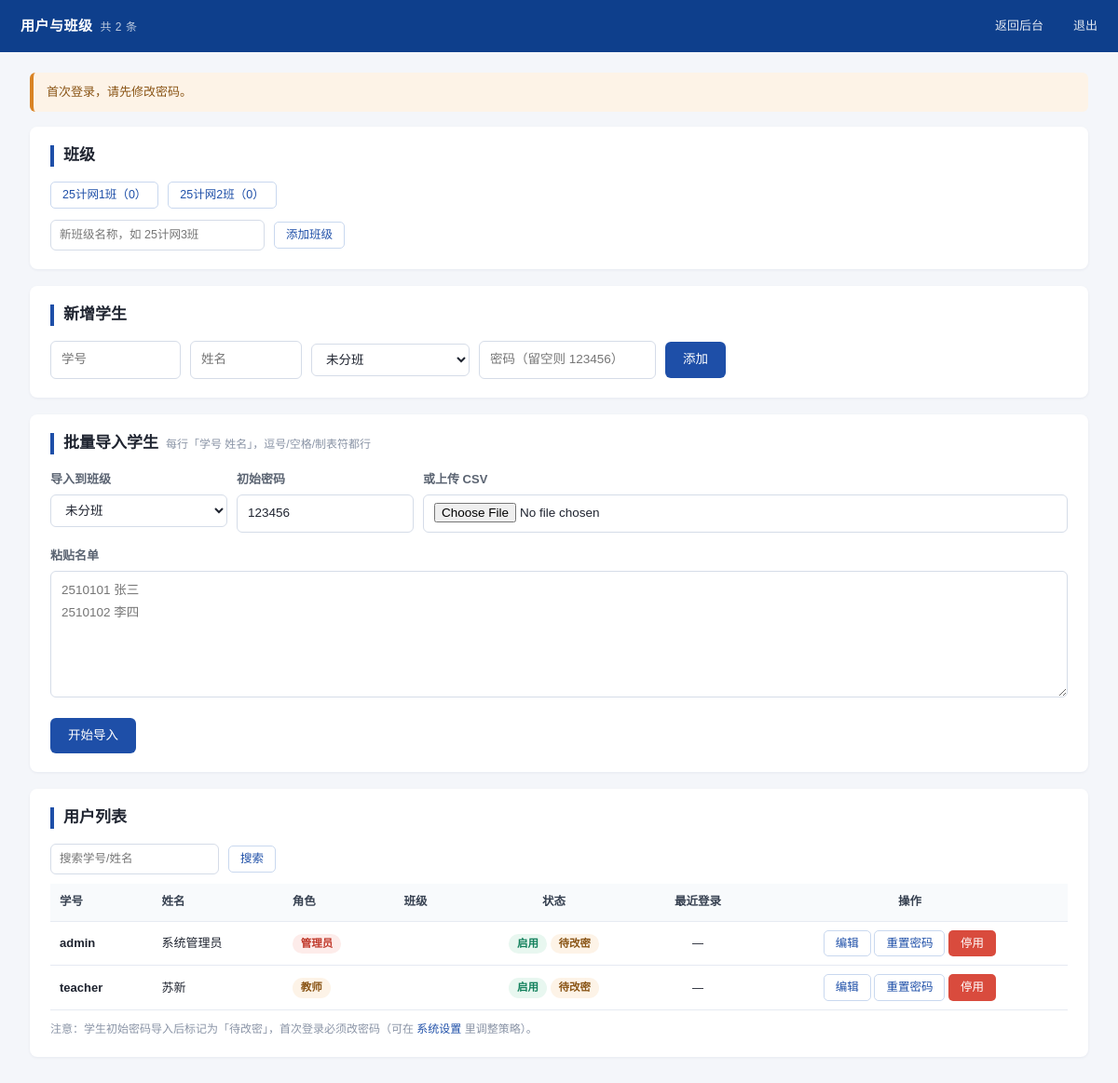
The page /admin/users.php (signed in) on the database its author committed.
### tables this page shows
CREATE TABLE IF NOT EXISTS `classes` (
  `id`         INT UNSIGNED NOT NULL AUTO_INCREMENT,
  `name`       VARCHAR(50)  NOT NULL COMMENT '班级名称，如 25计网1班',
  `remark`     VARCHAR(200) DEFAULT NULL,
  `created_at` DATETIME     NOT NULL,
  PRIMARY KEY (`id`),
  UNIQUE KEY `uk_class_name` (`name`)
);

CREATE TABLE IF NOT EXISTS `users` (
  `id`             INT UNSIGNED NOT NULL AUTO_INCREMENT,
  `username`       VARCHAR(50)  NOT NULL COMMENT '登录名，学生用学号',
  `name`           VARCHAR(50)  NOT NULL COMMENT '真实姓名',
  `password`       VARCHAR(255) NOT NULL COMMENT 'password_hash() 结果',
  `role`           ENUM('admin','teacher','student') NOT NULL DEFAULT 'student',
  `class_id`       INT UNSIGNED DEFAULT NULL,
  `status`         TINYINT      NOT NULL DEFAULT 1 COMMENT '1启用 0停用',
  `must_change_pwd` TINYINT     NOT NULL DEFAULT 0,
  `active_session` VARCHAR(64)  DEFAULT NULL COMMENT '当前有效会话令牌，用于单点登录',
  `last_login_at`  DATETIME     DEFAULT NULL,
  `last_login_ip`  VARCHAR(45)  DEFAULT NULL,
  `created_at`     DATETIME     NOT NULL,
  PRIMARY KEY (`id`),
  UNIQUE KEY `uk_username` (`username`),
  KEY `idx_class` (`class_id`),
  KEY `idx_role` (`role`)
);

### lib/helpers.php (called while the page is built, shortened)
<?php
function h($s)
{
    return htmlspecialchars((string)$s, ENT_QUOTES, 'UTF-8');
}
function fmt_dt($dt, $fmt = 'Y-m-d H:i')
{
    if (empty($dt) || $dt === '0000-00-00 00:00:00') {
        return '—';
    }
    $ts = strtotime($dt);
    return $ts ? date($fmt, $ts) : '—';
}
function base_url($path = '')
{
    static $base = null;
    if ($base === null) {
        global $CONFIG;
        if (!empty($CONFIG['site']['base_url'])) {
            $base = rtrim($CONFIG['site']['base_url'], '/');
        } else {
            $script = str_replace('\\', '/', dirname($_SERVER['SCRIPT_NAME']));
            $script = preg_replace('#/(student|teacher|admin|api)$#', '', $script);
            $base = rtrim($script, '/');
        }
    }
    $path = ltrim($path, '/');
    return $path === '' ? $base : $base . '/' . $path;
}
function get($k, $default = '')
{
    return isset($_GET[$k]) ? (is_array($_GET[$k]) ? $_GET[$k] : trim((string)$_GET[$k])) : $default;
}
function take_flash()
{
    $f = $_SESSION['flash'];
    return $f;
}

### lib/db.php (called while the page is built, shortened)
<?php
function db()
{
    static $pdo = null;
    if ($pdo !== null) {
        return $pdo;
    }
    global $CONFIG;
    $c = $CONFIG['db'];
    $dsn = 'mysql:host=' . $c['host'] . ';port=' . $c['port'] . ';dbname=' . $c['name'] . ';charset=' . $c['charset'];
    try {
        $pdo = new PDO($dsn, $c['user'], $c['pass'], array(
            PDO::ATTR_ERRMODE            => PDO::ERRMODE_EXCEPTION,
            PDO::ATTR_DEFAULT_FETCH_MODE => PDO::FETCH_ASSOC,
            PDO::ATTR_EMULATE_PREPARES   => false,
        ));
    } catch (PDOException $e) {
        http_response_code(500);
        $msg = '数据库连接失败：' . $e->getMessage();
        if (!empty($CONFIG['debug'])) {
            $msg .= '<br>请检查 config/config.php 中的 db 配置，并确认已导入 sql/install.sql。';
        }
        exit('<div style="font:14px/1.8 Microsoft YaHei;padding:40px">' . $msg . '</div>');
    }
    return $pdo;
}
function db_all($sql, $params = array())
{
    $st = db()->prepare($sql);
    $st->execute($params);
    return $st->fetchAll();
}

### admin/users.php (the view, shortened to what this page needs)
<?php
$classId = (int)get('class_id');
$kw = get('kw');
$classes = db_all('SELECT c.*, (SELECT COUNT(*) FROM users u WHERE u.class_id=c.id AND u.role="student") AS cnt
                     FROM classes c ORDER BY c.id');
$sql = 'SELECT u.*, c.name AS class_name FROM users u LEFT JOIN classes c ON c.id = u.class_id WHERE 1=1';
$params = array();
$sql .= " ORDER BY FIELD(u.role,'admin','teacher','student'), u.class_id, u.username";
$list = db_all($sql, $params);
$editId = (int)get('edit');
$editUser = $editId ? db_one('SELECT * FROM users WHERE id = ?', array($editId)) : null;
?>
<!DOCTYPE html>
<html lang="zh-CN">
<head>
<link rel="stylesheet" href="<?php echo h(base_url('assets/css/app.css')); ?>">
</head>
<body>
<div class="topbar">
  <div class="brand">用户与班级<small>共 <?php echo count($list); ?> 条</small></div>
  <a href="index.php">返回后台</a>
  <a href="<?php echo h(base_url('logout.php')); ?>">退出</a>
</div>
<div class="wrap">
  <?php $f = take_flash(); if ($f): ?>
    <div class="alert <?php echo h($f['type']); ?>"><?php echo h($f['msg']); ?></div>
  <?php endif; ?>
  <div class="card">
    <h2>班级</h2>
    <div class="flex gap10 aic" style="flex-wrap:wrap;margin-bottom:12px">
      <?php foreach ($classes as $c): ?>
        <a class="btn sm <?php echo $classId === (int)$c['id'] ? '' : 'ghost'; ?>"
           href="users.php?class_id=<?php echo (int)$c['id']; ?>">
          <?php echo h($c['name']); ?>（<?php echo (int)$c['cnt']; ?>）
        </a>
      <?php endforeach; ?>
    </div>
    <form method="post" class="inline">
      <input class="input sm" name="class_name" placeholder="新班级名称，如 25计网3班" style="width:230px">
      <button class="btn sm ghost" type="submit">添加班级</button>
    </form>
  </div>
  <div class="card">
    <h2><?php echo $editUser ? '编辑用户 ' . h($editUser['username']) : '新增学生'; ?></h2>
    <form method="post" class="flex gap10 aic" style="flex-wrap:wrap">
      <input class="input" name="username" placeholder="学号" style="width:140px" required
             value="<?php echo h($editUser ? $editUser['username'] : ''); ?>">
      <input class="input" name="name" placeholder="姓名" style="width:120px" required
             value="<?php echo h($editUser ? $editUser['name'] : ''); ?>">
      <select class="input" name="class_id" style="width:170px">
        <option value="0">未分班</option>
      </select>
      <input class="input" name="password" placeholder="密码（留空则 123456）" style="width:190px">
      <button class="btn" type="submit"><?php echo $editUser ? '保存修改' : '添加'; ?></button>
    </form>
  </div>
  <div class="card">
    <h2>批量导入学生<span class="sub">每行「学号 姓名」，逗号/空格/制表符都行</span></h2>
    <form method="post" enctype="multipart/form-data">
      <div class="flex gap10" style="flex-wrap:wrap">
        <div class="form-row" style="width:190px">
          <label class="lbl">导入到班级</label>
          <select class="input" name="class_id">
            <option value="0">未分班</option>
          </select>
        </div>
        <div class="form-row" style="width:190px">
          <label class="lbl">初始密码</label>
          <input class="input" name="def_pwd" value="123456">
        </div>
        <div class="form-row flex1" style="min-width:240px">
          <label class="lbl">或上传 CSV</label>
          <input class="input" type="file" name="csv" accept=".csv,.txt">
        </div>
      </div>
      <div class="form-row">
        <label class="lbl">粘贴名单</label>
        <textarea class="input" name="bulk" rows="5" placeholder="2510101 张三&#10;2510102 李四"></textarea>
      </div>
      <button class="btn" type="submit">开始导入</button>
    </form>
  </div>
  <div class="card">
    <h2>用户列表</h2>
    <form class="inline mb10" method="get">
      <input class="input sm" name="kw" value="<?php echo h($kw); ?>" placeholder="搜索学号/姓名">
      <button class="btn sm ghost" type="submit">搜索</button>
    </form>
    <div class="table-wrap">
    <table class="table">
      <thead>
        <tr>
          <th>学号</th><th>姓名</th><th>角色</th><th>班级</th>
          <th class="center">状态</th><th class="center">最近登录</th><th class="center">操作</th>
        </tr>
      </thead>
      <tbody>
      <?php foreach ($list as $s):
          $roleMap = array('admin' => array('管理员', 'red'), 'teacher' => array('教师', 'orange'), 'student' => array('学生', 'blue'));
          $rl = $roleMap[$s['role']];
      ?>
        <tr>
          <td><strong><?php echo h($s['username']); ?></strong></td>
          <td><?php echo h($s['name']); ?></td>
          <td><span class="badge <?php echo $rl[1]; ?>"><?php echo $rl[0]; ?></span></td>
          <td class="small muted"><?php echo h($s['class_name']); ?></td>
          <td class="center">
            <?php echo (int)$s['status'] === 1 ? '<span class="badge green">启用</span>' : '<span class="badge gray">停用</span>'; ?>
            <?php if ((int)$s['must_change_pwd'] === 1): ?><span class="badge orange">待改密</span><?php endif; ?>
          </td>
          <td class="center small"><?php echo h(fmt_dt($s['last_login_at'])); ?></td>
          <td class="center nowrap">
            <a class="btn sm ghost" href="users.php?edit=<?php echo (int)$s['id']; ?><?php echo $classId ? '&class_id=' . $classId : ''; ?>">编辑</a>
            <form method="post" style="display:inline" onsubmit="return confirm('把 <?php echo h($s['name']); ?> 的密码重置为默认初始密码？')">
              <button class="btn sm ghost" type="submit">重置密码</button>
            </form>
            <form method="post" style="display:inline">
              <button class="btn sm <?php echo (int)$s['status'] === 1 ? 'danger' : 'ghost'; ?>" type="submit">
                <?php echo (int)$s['status'] === 1 ? '停用' : '启用'; ?>
              </button>
            </form>
          </td>
        </tr>
      <?php endforeach; ?>
      </tbody>
    </table>
    </div>
    <div class="small muted" style="margin-top:10px">
      注意：学生初始密码导入后标记为「待改密」，首次登录必须改密码（可在 <a href="settings.php">系统设置</a> 里调整策略）。
    </div>
  </div>
</div>
</body>
</html>

### assets/css/app.css (style rules this page uses)
:root { --blue:#1e4fa8; --blue-dark:#0e3f8c; --blue-light:#e8eff8; --blue-line:#c9d8ef; --red:#c0392b; --red-light:#fdecea; --green:#12805c; --green-light:#e8f7f0; --orange:#d98324; --orange-light:#fdf3e7; --text:#1f2430; --text-2:#5b6472; --text-3:#8a94a6; --line:#e6eaf2; --bg:#f4f6fa; --radius:8px; }
* { box-sizing:border-box }
html,body { margin:0;padding:0 }
body { font:14px/1.7 "Microsoft YaHei","PingFang SC","Hiragino Sans GB",sans-serif; color:var(--text); background:var(--bg); -webkit-font-smoothing:antialiased; }
a { color:var(--blue);text-decoration:none }
h1,h2,h3,h4 { margin:0 0 12px;font-weight:600;line-height:1.35 }
h2 { font-size:17px }
.topbar { height:56px;background:var(--blue-dark);color:#fff; display:flex;align-items:center;padding:0 22px;gap:18px; position:sticky;top:0;z-index:50; }
.topbar .brand { font-size:15px;font-weight:600;letter-spacing:.5px }
.topbar .brand small { font-weight:400;opacity:.72;margin-left:8px;font-size:12px }
.topbar a { color:#fff;font-size:13px;opacity:.88;margin-left:14px }
.wrap { max-width:1180px;margin:0 auto;padding:22px }
.card { background:#fff;border-radius:var(--radius); box-shadow:0 1px 3px rgba(20,40,80,.06); padding:20px 22px;margin-bottom:18px; }
.card h2 { border-left:4px solid var(--blue);padding-left:10px;margin-bottom:16px }
.card h2 .sub { font-size:12px;color:var(--text-3);font-weight:400;margin-left:8px }
.btn { display:inline-block;padding:8px 18px;border:1px solid transparent;border-radius:6px; background:var(--blue);color:#fff;font-size:13.5px;cursor:pointer;line-height:1.5; font-family:inherit;transition:.15s;text-align:center; }
.btn.ghost { background:#fff;color:var(--blue);border-color:var(--blue-line) }
.btn.danger { background:#d94b3d }
.btn.sm { padding:4px 12px;font-size:12.5px;border-radius:5px }
.table { width:100%;border-collapse:collapse;font-size:13px }
.table th,.table td { padding:9px 10px;border-bottom:1px solid var(--line);text-align:left;vertical-align:middle }
.table th { background:#f8fafc;font-weight:600;color:#374151;white-space:nowrap;font-size:12.5px }
.table td.center,.table th.center { text-align:center }
.table-wrap { overflow-x:auto }
.form-row { margin-bottom:14px }
.form-row label.lbl { display:block;font-size:13px;color:var(--text-2);margin-bottom:5px;font-weight:600 }
.input,select.input,textarea.input { width:100%;padding:8px 11px;border:1px solid #d5dce8;border-radius:6px; font:inherit;font-size:13.5px;color:var(--text);background:#fff;outline:none;transition:.15s; }
textarea.input { resize:vertical;min-height:90px;line-height:1.75 }
.input.sm { padding:5px 9px;font-size:12.5px;width:auto }
.inline { display:flex;gap:10px;align-items:center;flex-wrap:wrap }
.alert { padding:10px 14px;border-radius:6px;font-size:13px;margin-bottom:16px;border-left:4px solid }
.alert.warn { background:var(--orange-light);border-color:var(--orange);color:#8a5516 }
.badge { display:inline-block;padding:1px 9px;border-radius:20px;font-size:11.5px;line-height:1.7;font-weight:600 }
.badge.green { background:var(--green-light);color:var(--green) }
.badge.red { background:var(--red-light);color:var(--red) }
.badge.orange { background:var(--orange-light);color:#8a5516 }
.muted { color:var(--text-3) }
.small { font-size:12px }
.center { text-align:center }
.mb10 { margin-bottom:10px }
.flex { display:flex }
.flex1 { flex:1 }
.gap10 { gap:10px }
.aic { align-items:center }
.nowrap { white-space:nowrap }

### rows shown on the page
classes: name "25计网1班", cnt "0"
classes: name "25计网2班", cnt "0"
users: username "admin", name "系统管理员", role "管理员", status "启用", must_change_pwd "待改密", last_login_at "—"
users: username "teacher", name "苏新", role "教师", status "启用", must_change_pwd "待改密", last_login_at "—"

### other values the page prints
count($list) "2"
$f['msg'] "首次登录，请先修改密码。"
